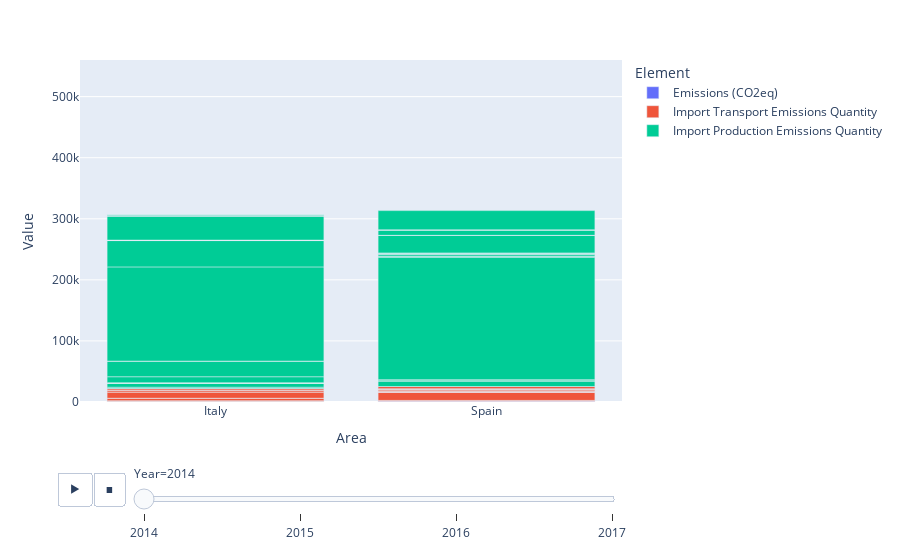

Notebook code cell kept with this figure:
### Code cell
emissions_barplot(df, ['Spain', 'Italy'], 'Potatoes')

### Figure 1 — Plotly figure (JSON) as saved in the notebook; plotly's stock layout.template omitted (floating-point values rounded to 4 significant figures)
{"data": [{"alignmentgroup": "True", "hovertemplate": "Element=Emissions (CO2eq)<br>Year=2014<br>Area=%{x}<br>Value=%{y}<extra></extra>", "legendgroup": "Emissions (CO2eq)", "marker": {"color": "#636efa", "pattern": {"shape": ""}}, "name": "Emissions (CO2eq)", "offsetgroup": "Emissions (CO2eq)", "orientation": "v", "showlegend": true, "textposition": "auto", "type": "bar", "x": ["Italy", "Spain"], "xaxis": "x", "y": [628.1, 1170.0], "yaxis": "y"}, {"alignmentgroup": "True", "hovertemplate": "Element=Import Transport Emissions Quantity<br>Year=2014<br>Area=%{x}<br>Value=%{y}<extra></extra>", "legendgroup": "Import Transport Emissions Quantity", "marker": {"color": "#EF553B", "pattern": {"shape": ""}}, "name": "Import Transport Emissions Quantity", "offsetgroup": "Import Transport Emissions Quantity", "orientation": "v", "showlegend": true, "textposition": "auto", "type": "bar", "x": ["Italy", "Italy", "Italy", "Italy", "Italy", "Italy", "Italy", "Italy", "Italy", "Italy", "Italy", "Italy", "Italy", "Italy", "Italy", "Italy", "Italy", "Italy", "Italy", "Italy", "Italy", "Italy", "Spain", "Spain", "Spain", "Spain", "Spain", "Spain", "Spain", "Spain", "Spain", "Spain", "Spain", "Spain", "Spain", "Spain", "Spain", "Spain", "Spain", "Spain", "Spain", "Spain", "Spain"], "xaxis": "x", "y": [77.16, 477.1, 9.279, 1.141, 60.71, 0.1004, 945.5, 3993.0, 1.636, 9791.0, 2718.0, 2.601, 104.4, 0.7162, 1.59, 3138.0, 12.29, 0.2644, 1.065, 56.35, 89.8, 45.01, 0.9687, 863.2, 305.2, 267.8, 19.15, 12910.0, 242.5, 0.09256, 2512.0, 12.11, 146.9, 5.341, 36.48, 3095.0, 2.911, 12.75, 160.3, 0.2637, 21.09, 0.9, 3554.0], "yaxis": "y"}, {"alignmentgroup": "True", "hovertemplate": "Element=Import Production Emissions Quantity<br>Year=2014<br>Area=%{x}<br>Value=%{y}<extra></extra>", "legendgroup": "Import Production Emissions Quantity", "marker": {"color": "#00cc96", "pattern": {"shape": ""}}, "name": "Import Production Emissions Quantity", "offsetgroup": "Import Production Emissions Quantity", "orientation": "v", "showlegend": true, "textposition": "auto", "type": "bar", "x": ["Italy", "Italy", "Italy", "Italy", "Italy", "Italy", "Italy", "Italy", "Italy", "Italy", "Italy", "Italy", "Italy", "Italy", "Italy", "Italy", "Italy", "Italy", "Italy", "Italy", "Italy", "Italy", "Spain", "Spain", "Spain", "Spain", "Spain", "Spain", "Spain", "Spain", "Spain", "Spain", "Spain", "Spain", "Spain", "Spain", "Spain", "Spain", "Spain", "Spain", "Spain", "Spain", "Spain"], "xaxis": "x", "y": [2078.0, 6699.0, 133.9, 36.34, 468.3, 1.84, 9816.0, 25600.0, 10.12, 154200.0, 43150.0, 44.62, 682.6, 11.5, 11.04, 39600.0, 159.2, 2.3, 42.32, 563.0, 1337.0, 384.1, 10.12, 8948.0, 377.2, 1899.0, 23, 200300.0, 2080.0, 0.92, 2857.0, 121.0, 1532.0, 46.46, 592.5, 28700.0, 1.38, 82.8, 8886.0, 2.3, 121.0, 10.12, 31420.0], "yaxis": "y"}], "layout": {"barmode": "relative", "legend": {"title": {"text": "Element"}, "tracegroupgap": 0}, "margin": {"t": 60}, "sliders": [{"active": 0, "currentvalue": {"prefix": "Year="}, "len": 0.9, "pad": {"b": 10, "t": 60}, "steps": [{"args": [["2014"], {"frame": {"duration": 0, "redraw": true}, "fromcurrent": true, "mode": "immediate", "transition": {"duration": 0, "easing": "linear"}}], "label": "2014", "method": "animate"}, {"args": [["2015"], {"frame": {"duration": 0, "redraw": true}, "fromcurrent": true, "mode": "immediate", "transition": {"duration": 0, "easing": "linear"}}], "label": "2015", "method": "animate"}, {"args": [["2016"], {"frame": {"duration": 0, "redraw": true}, "fromcurrent": true, "mode": "immediate", "transition": {"duration": 0, "easing": "linear"}}], "label": "2016", "method": "animate"}, {"args": [["2017"], {"frame": {"duration": 0, "redraw": true}, "fromcurrent": true, "mode": "immediate", "transition": {"duration": 0, "easing": "linear"}}], "label": "2017", "method": "animate"}], "x": 0.1, "xanchor": "left", "y": 0, "yanchor": "top"}], "updatemenus": [{"buttons": [{"args": [null, {"frame": {"duration": 500, "redraw": true}, "fromcurrent": true, "mode": "immediate", "transition": {"duration": 500, "easing": "linear"}}], "label": "&#9654;", "method": "animate"}, {"args": [[null], {"frame": {"duration": 0, "redraw": true}, "fromcurrent": true, "mode": "immediate", "transition": {"duration": 0, "easing": "linear"}}], "label": "&#9724;", "method": "animate"}], "direction": "left", "pad": {"r": 10, "t": 70}, "showactive": false, "type": "buttons", "x": 0.1, "xanchor": "right", "y": 0, "yanchor": "top"}], "xaxis": {"anchor": "y", "domain": [0, 1], "title": {"text": "Area"}}, "yaxis": {"anchor": "x", "domain": [0, 1], "range": [0, 560000], "title": {"text": "Value"}}}}
